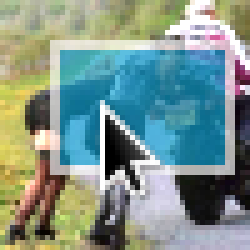
//> input picture code/fastCropper.png, 50 x 50 px (shown 5 times larger)
$ ./fastCropper fastCropper.png   (built with g++ and OpenCV 4)
//> lines starting //> are read from the running program, lines starting //| are printed output that depends on the picture; after the words box and inside, x2 and y2 are one past the last pixel; in counts of white or black regions, pixels touching at a corner belong together
#include <iostream>

#include <opencv2/imgproc/imgproc.hpp>
#include <opencv2/highgui/highgui.hpp>
#include <opencv2/opencv.hpp>

#include <string>
#include <vector>
#include <FL/Fl.H>
#include <FL/Fl_Window.H>
#include <FL/Fl_Input.H>
#include <FL/Fl_Button.H>

#define CV_EVENT_MOUSEMOVE      0
#define CV_EVENT_LBUTTONDOWN    1
#define CV_EVENT_RBUTTONDOWN    2
#define CV_IMWRITE_JPEG_QUALITY 1
#define CV_AA                   16

using namespace std;
using namespace cv;
Mat workImg;

// mark the "readyness" to stop cropping and start storeing
bool ready;
// first click = start cropping
// second click = stop cropping
// fourth click = start new cropping
int clickCount;
// the 4 points of the crop-region
Point2f selection[4];
// cropping size
int width;
int height;

// Colors vor the crop region
Scalar borderColor(255,255,255);
Scalar fillColor(255,255,0);

/**
 * Button Callback to close fltk window-thread and store image
 */
void doneCallback(Fl_Widget *, void* win) {
	ready = true;
	((Fl_Window *) win )->hide();
}

/**
 * Button Callback to close fltk window-thread and do not store image
 */
void cancelCallback(Fl_Widget *, void* win) {
	ready = false;
	((Fl_Window *) win )->hide();
}
/**
 * Button Callback to close fltk window-thread and store image as jpeg
 */
void asJpegCallback(Fl_Widget *, void* win) {
	ready = true;
	clickCount = -10; // indicator for jpeg Button
	((Fl_Window *) win )->hide();
}

/**
 * start coping an image src by the left upper point (poi) into
 * a des(tination) image and mix the images via 0..1 = alpha.
 * An alpha = 1.0 -> full src Image!
 */
void copyAlpha(Mat & src, Mat & des, Point2f poi, float alpha) {
	for(int y=poi.y; y<(poi.y + src.rows); y++) {
		for(int x=poi.x; x<(poi.x + src.cols); x++) {
			des.at<Vec3b>(y,x) = (1-alpha) * des.at<Vec3b>(y,x) + alpha * src.at<Vec3b>(y-poi.y,x-poi.x);
		}
	}
}

/**
 * swaps two integers
 */
void swap(int &a, int &b) {
	int swap;
	swap = a;
	a = b;
	b = swap;
}

/**
 * Draws a nice cropping frame into an image
 * @uses copyAlpha()
 */
void MarkRegion(Mat & viewImg, Point2f p1, Point2f p2) {
	int mwidth  = p2.x - p1.x;
	int mheight = p2.y - p1.y;

	/// make mirroring in y-axis possible
	if(mwidth<0) {
		mwidth  *= -1;
		swap(p1.x, p2.x);
	}
	/// make mirroring in x-axis possible
	if(mheight<0) {
		mheight *= -1;
		swap(p1.y, p2.y);
	}

	Mat tempImg(mheight,mwidth,CV_8UC3);

	rectangle(tempImg, Point2f(0, 0), Point2f(mwidth, mheight), fillColor, -1);
	copyAlpha(tempImg, viewImg, p1, 0.2);

	rectangle(viewImg, p1, p2, borderColor);
}

/**
 * callback on every mouse event
 * make selection and (right-click) store-dialog possible
 */
void navigate(int event, int xw, int yw, int flags, void * param) {
	static Point sel;
	sel.x = xw;
	sel.y = yw;

	switch (event) {
		/// start, stop, restart cropping-function
		case CV_EVENT_LBUTTONDOWN:
			if(clickCount>2) clickCount=0;
			if(clickCount==0) {
				selection[0].x = xw;
				selection[0].y = yw;
			}
			clickCount++;
			break;

		/// stop cropping
		case CV_EVENT_RBUTTONDOWN:
			ready = true;
			break;

		/// set positions to redraw selection (cropping region)
		case CV_EVENT_MOUSEMOVE:
			if(clickCount==1) {
				selection[1].x = xw;
				selection[1].y = selection[0].y;

				selection[2].x = xw;
				selection[2].y = yw;

				selection[3].x = selection[0].x;
				selection[3].y = yw;
			}
			break;
	}
	return;
}

/**
 * makes new image from cropping region
 */
void calcResult(Mat &resultImg) {
	width  = selection[1].x - selection[0].x;
	height = selection[3].y - selection[0].y;
	Point2f sourceTri[4];

	if(width<0)  width  *= -1;
	if(height<0) height *= -1;

	sourceTri[0] = Point2f(0, 0);
	sourceTri[1] = Point2f(width, 0);
	sourceTri[2] = Point2f(width, height);
	sourceTri[3] = Point2f(0, height);

	Mat warp = getPerspectiveTransform(selection, sourceTri);
	workImg.convertTo(workImg, CV_8UC3);
	warpPerspective(
		workImg,
		resultImg,
		warp,
		Size(width, height)
	);
}

int main(int argc, char** argv) {
	Mat resultImg, viewImg;
	ready = false;
	clickCount = 0;
	char sizeLable[18];
	char sizeLable2[18];

	if(argc < 2) {
		cout<<"=> The image-file-path parameter is missing !"<<endl;
		exit(1);
	}

	workImg = imread(argv[1]);
//> workImg is the input picture: 50 rows x 50 cols, CV_8UC3; mean B, G, R 139.9, 148.3, 126.4
//> the left mouse button is pressed and released at (12, 12)
//> the left mouse button is pressed and released at (37, 12)
//> the left mouse button is pressed and released at (37, 37)
//> the left mouse button is pressed and released at (12, 37)
	if(workImg.rows == 0) {
		cout<<"=> The image-file-path or name is wrong, file does not exist or is corrupt!"<<endl;
		return 1;
	}

	/// Automatic resizing result window
	namedWindow((string) "RESULT", WINDOW_AUTOSIZE);
	/// scalable window to crop/select a region
	namedWindow((string) "fastCropper", WINDOW_NORMAL);

	setMouseCallback((string) "fastCropper", navigate);
	/// some initial images
	resultImg = workImg.clone();
	viewImg = workImg.clone();
	imshow((string) "RESULT", resultImg);
	imshow((string) "fastCropper", viewImg);

	resizeWindow(
		(string) "fastCropper",
		800,
		800.0 * viewImg.rows / viewImg.cols
	);

	while(true) {
		/// endless loop to make a live refresh while drawing the selection
		viewImg = workImg.clone();
		if(clickCount>0) {
			/// draw/recalculate new region into result
			calcResult(resultImg);
			imshow((string) "RESULT", resultImg);
			MarkRegion(viewImg, selection[0], selection[2]);
//> in MarkRegion, `int mwidth  = p2.x - p1.x;`: mwidth = -12
//> in MarkRegion, `int mheight = p2.y - p1.y;`: mheight = -37
//> in MarkRegion, `mwidth  *= -1;`: mwidth = 12
//> in MarkRegion, `mheight *= -1;`: mheight = 37
//> the loop in copyAlpha, `for(int y=poi.y; y<(poi.y + src.rows); y++)` made 37 passes
//> after the loop in copyAlpha, `for(int y=poi.y; y<(poi.y + src.rows); y++)`:
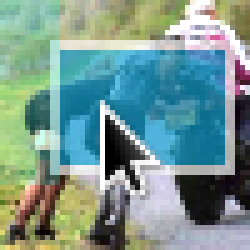
//> des: 50 rows x 50 cols, CV_8UC3 (shown 5 times larger); 17.76% of pixels changed, all inside (x1, y1, x2, y2) = (0, 0, 12, 37)
//> in MarkRegion, `copyAlpha(tempImg, viewImg, p1, 0.2);`: p1 = Point(0, 0)
//> in MarkRegion, `rectangle(viewImg, p1, p2, borderColor);`:
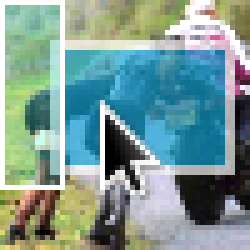
//> viewImg: 50 rows x 50 cols, CV_8UC3 (shown 5 times larger); 3.92% of pixels changed, all inside (x1, y1, x2, y2) = (0, 0, 13, 38)
//> in MarkRegion, `rectangle(viewImg, p1, p2, borderColor);`: p2 = Point(12, 37)
			sprintf(sizeLable, "%dx%d", width, height);
			putText(viewImg, sizeLable, Point2f(2,13), FONT_HERSHEY_COMPLEX_SMALL, 0.7, Scalar::all(0), 2, CV_AA);
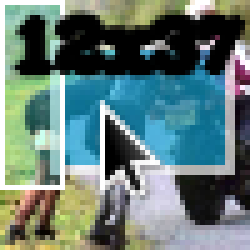
//> viewImg: 50 rows x 50 cols, CV_8UC3 (shown 5 times larger); mean B, G, R 119, 123.3, 99.9
			putText(viewImg, sizeLable, Point2f(1,12), FONT_HERSHEY_COMPLEX_SMALL, 0.7, Scalar::all(255), 1, CV_AA);

			sprintf(sizeLable2, "%dx%d", workImg.cols, workImg.rows);
			putText(viewImg, sizeLable2, Point2f(2,25), FONT_HERSHEY_COMPLEX_SMALL, 0.6, Scalar::all(255), 2, CV_AA);
			putText(viewImg, sizeLable2, Point2f(1,24), FONT_HERSHEY_COMPLEX_SMALL, 0.6, Scalar::all(0), 1, CV_AA);
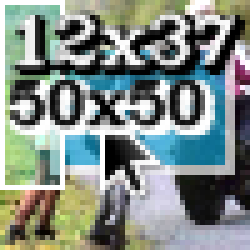
//> viewImg: 50 rows x 50 cols, CV_8UC3 (shown 5 times larger); mean B, G, R 133.7, 139.7, 128.8
		}
		/// redraw cropping-Tool image/window
		imshow((string) "fastCropper", viewImg);

		/// leave loop on keypress
		if(waitKey(30) >= 0) break;
//> the Esc key is pressed
		/// or leave it, if some mouse interaction says it
		if(ready == true) break;
	}
//> after the loop, sizeLable2 = "50x50"

	/// now we need 'ready' for GUI interaction
	ready = false;

	/// we only need the fltk framework for this small dialog :-/
//> (the run ends here: the program needs code that is not available in this run, at `Fl_Window win(420, 45, "Save to ...");`)
